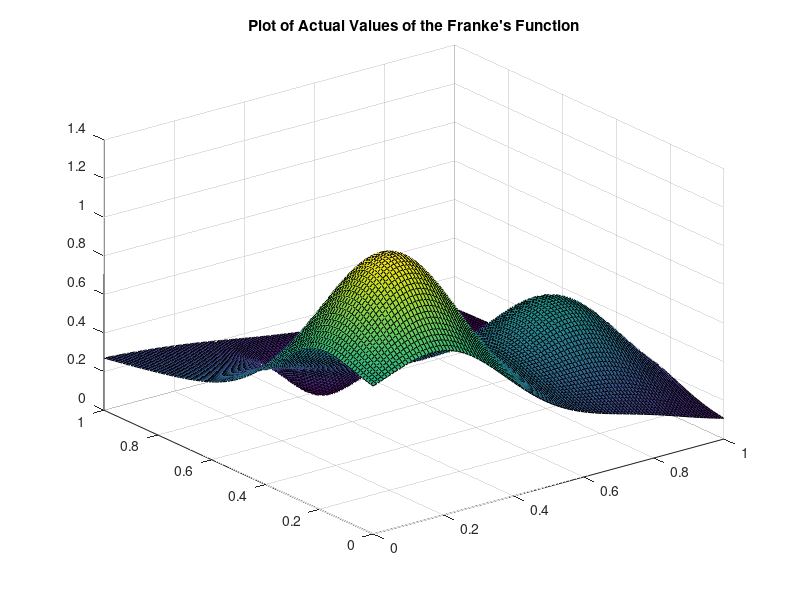

Here is the MATLAB script that generated this plot: (Note: this script raises an error after producing the figure.)
% Franke's Function
f = @(x) 0.75*exp(-1/4*(9*x(1)-2)^2 - 1/4*(9*x(2)-2)^2) + ...
    0.75*exp(-(9*x(1)+1)^2/49-(9*x(2)+1)/10) + ...
    0.5*exp(-(9*x(1)-7)^2/4-(9*x(2)-3)^2/4) - ...
    0.2*exp(-(9*x(1)-4)^2 - (9*x(2)-7)^2);


% RBF Kernel
shape_param = 0.85;
rbf_gaussian = @(x1,x2) exp(-pdist2(x1,x2).^2 / 2/shape_param^2);

% Points from 0 to 1 with a 0.01 steps
t_evaluate = 0:0.01:1;

% Creating a grid
[X,Y]=meshgrid(t_evaluate);

% Evaluating the Z Value usinf Franke's Function
Z = zeros(size(X))
for i = 1:length(t_evaluate)
    for j = 1:length(t_evaluate)
        Z(i,j) = f([X(i,j); Y(i,j)]);
    end
end 

% Creating a surface plot of the actual value
figure
surf(X,Y,Z);
title("Plot of Actual Values of the Franke's Function")
hold on;

% Generating a random 2 dimensional data using Halton Sequence
num_samples = 100;
halton_seq = haltonset(2);
random_points = net(halton_seq, num_samples)'; % A column vector representing random x and y values from halton sequence

Z_samples = zeros(num_samples,1);

for i=1:num_samples
    Z_samples(i) = f(random_points(:,i));
end

% Scatter Plotting the sampled points in the 3D surface
plot3(random_points(1,:), random_points(2,:), Z_samples, 'o', 'LineWidth',6);